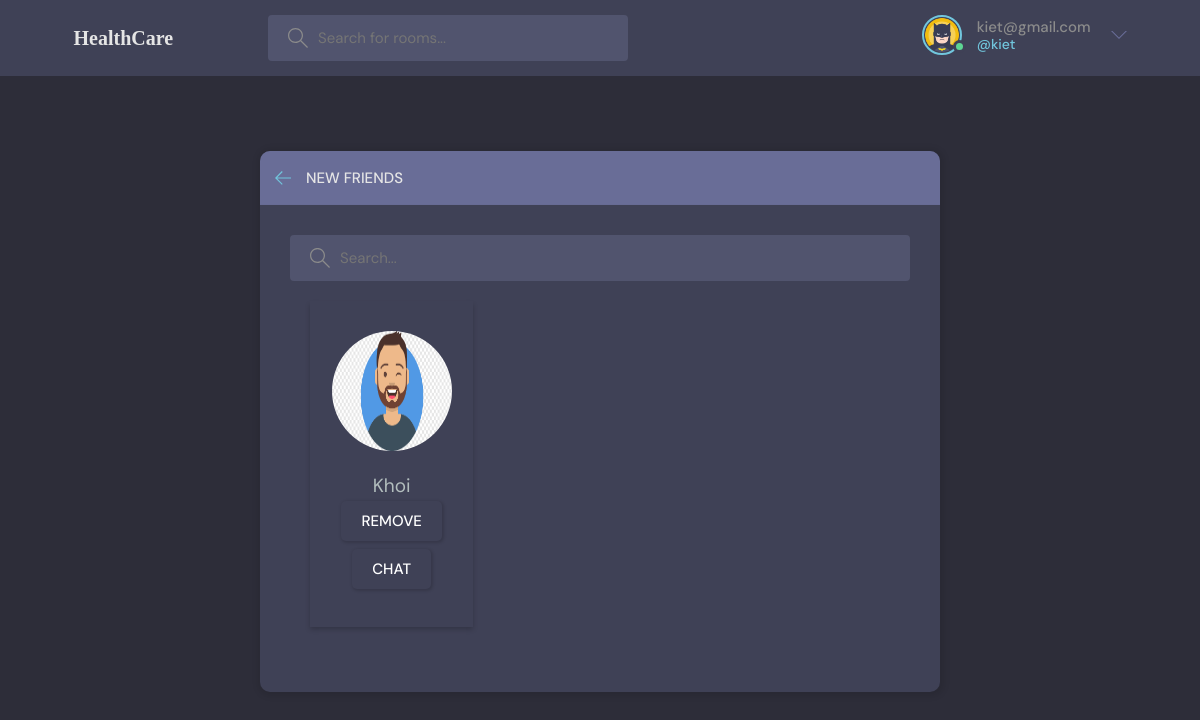
The app's page /myfriend/ (signed in), older data.
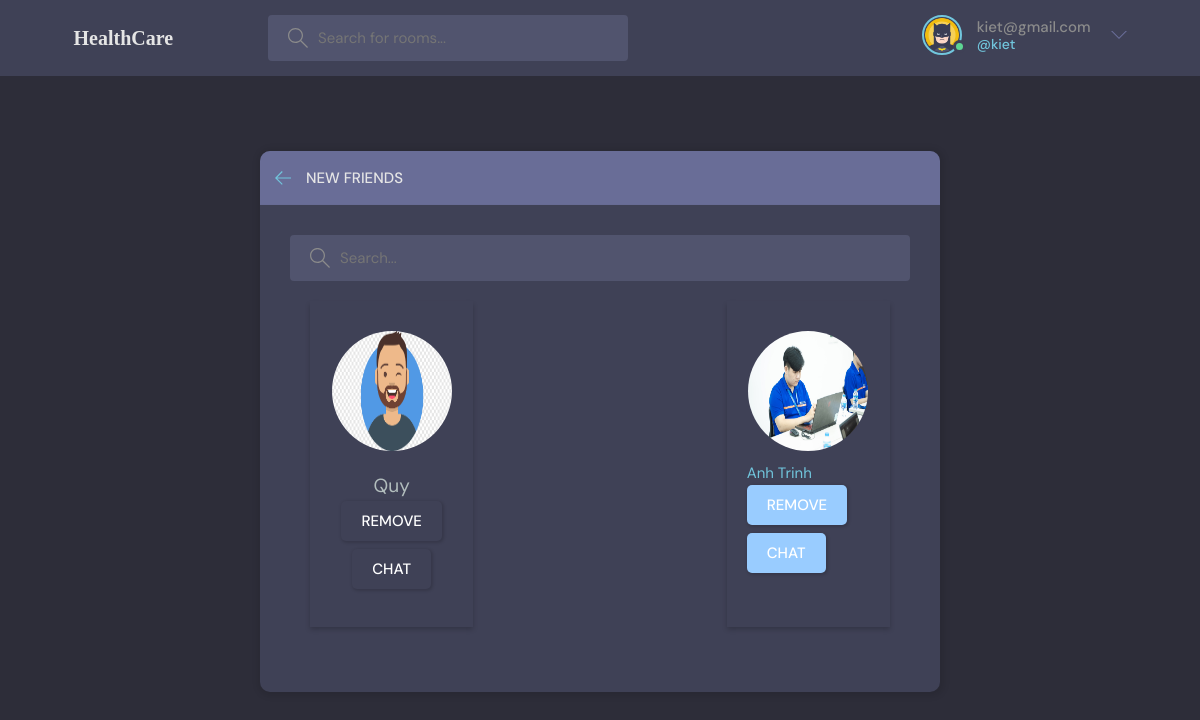
The same page, newer data.
### base/models.py (models this page shows, shortened)
class Friendship(models.Model):
    sender = models.ForeignKey(User, on_delete=models.CASCADE, related_name='friendship_sent')
    receiver = models.ForeignKey(User, on_delete=models.CASCADE, related_name='friendship_received')
    status = models.CharField(max_length=20, default='pending')  # 'pending', 'accepted', 'rejected'

class User(AbstractUser):
    name = models.CharField(max_length = 200, null = True)
    email =models.EmailField(unique = True,null =True)
    bio = models.TextField(null = True)
    avatar = models.ImageField(default='defaut1.png',null=True)
    USERNAME_FIELD ='email'
    REQUIRED_FIELDS = []

### base/views.py (the view)
# urls.py: path('myfriend/',views.myFriends, name ="myfriend"),
def myFriends(request):
    q = request.GET.get('q', '')  # Use an empty string as default if 'q' is not present
    current_user = request.user
    user = Friendship.objects.filter(
        (Q(sender=current_user, status='accepted') | Q(receiver=current_user, status='accepted'))
        & (Q(sender__username__icontains=q) | Q(receiver__username__icontains=q))
    )
    return render(request,'base/myfriend.html',{'user':user})

### base/templates/base/myfriend.html (shortened to what this page needs)
  {% extends 'main.html' %}
  {% block content %}
  <main class="create-room layout" >
    <div class="container_s" >
      <div class="layout__box" >
        <div class="layout__boxHeader">
          <div class="layout__boxTitle">
            <a href="{% url 'home' %}">
              <svg version="1.1" xmlns="http://www.w3.org/2000/svg" width="32" height="32" viewBox="0 0 32 32">
                <title>arrow-left</title>
                <path
                  d="M13.723 2.286l-13.723 13.714 13.719 13.714 1.616-1.611-10.96-10.96h27.625v-2.286h-27.625l10.965-10.965-1.616-1.607z">
                </path>
              </svg>
            </a>
            <h3>New Friends</h3>
          </div>
        </div>
        <div class="topics-page layout__body">
          <form action="" method="GET" class="header__search">
            <label>
              <input name="q" placeholder="Search..." />
            </label>
          </form>
          <div class="topics__grid_s">
            {% for u in user %}
              <div class="topics__item_s" style="padding-top: 10px;">
                {% if u.sender == request.user %}
                <a href="{% url 'profile' u.receiver.id%}">
                  <div class="friend-item">
                    <div class="friend-avatar">
                      <img src="{{ u.receiver.avatar.url }}" alt="{{ u.name }} Avatar"  />
                    </div>
                    <div class="friend-info_s">
                      <span class="friend-name_s">{{ u.receiver.name }}</span>
                      <div class="friend-actions_s" >
                        <a href="{% url 'reject' u.receiver.id%}" >
                        <button class="btn btn--primary">Remove</button>
                      </a>
                      <a href="">
                        <button class="btn btn--primary">Chat</button>
                      </a>
                      </div>
                    </div>
                  </div>
                </a>
                {%else%}
                <a href="{% url 'profile' u.sender.id%}">
                  <div class="friend-item">
                    <div class="friend-avatar">
                      <img src="{{ u.sender.avatar.url }}" alt="{{ u.name }} Avatar"  />
                    </div>
                    <div class="friend-info">
                      <span class="friend-name">{{ u.sender.name }}</span>
                      <div class="friend-actions" >
                        <a href="{% url 'reject' u.receiver.id%}" >
                        <button class="btn btn--primary" style="background-color: #99CCFF; ">Remove</button>
                      </a>
                      <a href="">
                        <button class="btn btn--primary" style="background-color: #99CCFF;">Chat</button>
                      </a>
                      </div>
                    </div>
                  </div>
                </a>
                {%endif%}
              </div>
            {% endfor %}
          </div>
        </div>
      </div>
    </div>
  </main>
  {% endblock content %}

Row changes from the older to the newer data that the page shows:
removed Friendship: receiver.avatar (picture), receiver.name "Khoi"
added Friendship: receiver.avatar (picture), receiver.name "Quy"
added Friendship: sender.avatar (picture), sender.name "Anh Trinh"
